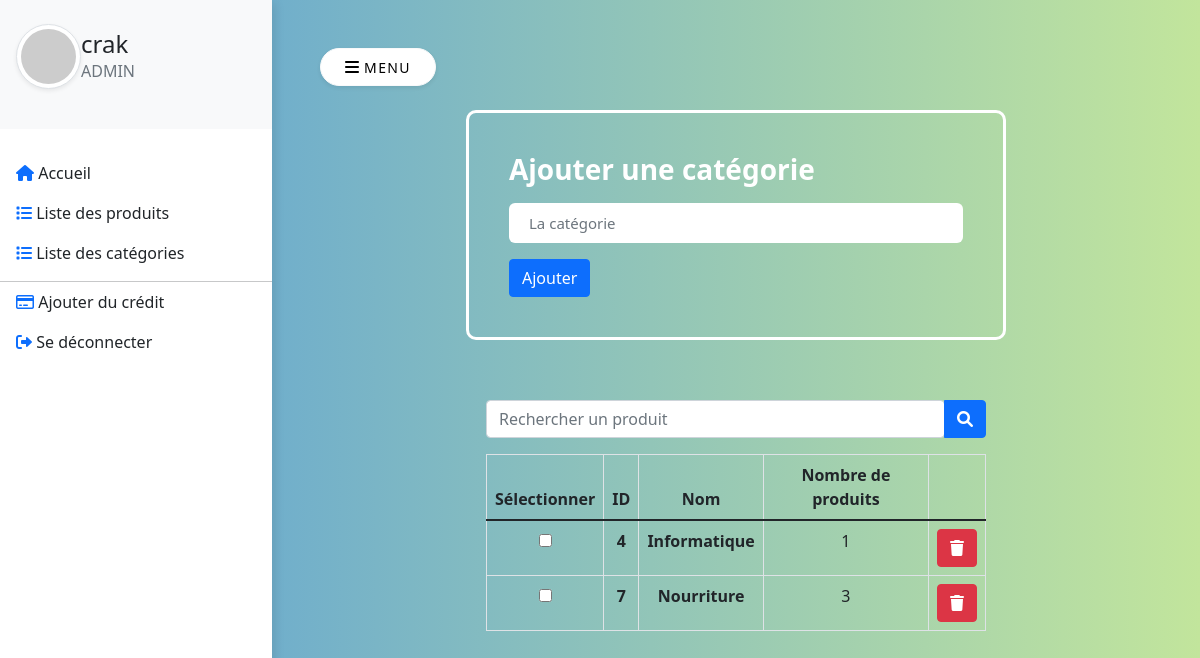
/index.php?p=listeCategories (signed in), run on an earlier commit of the app's database.
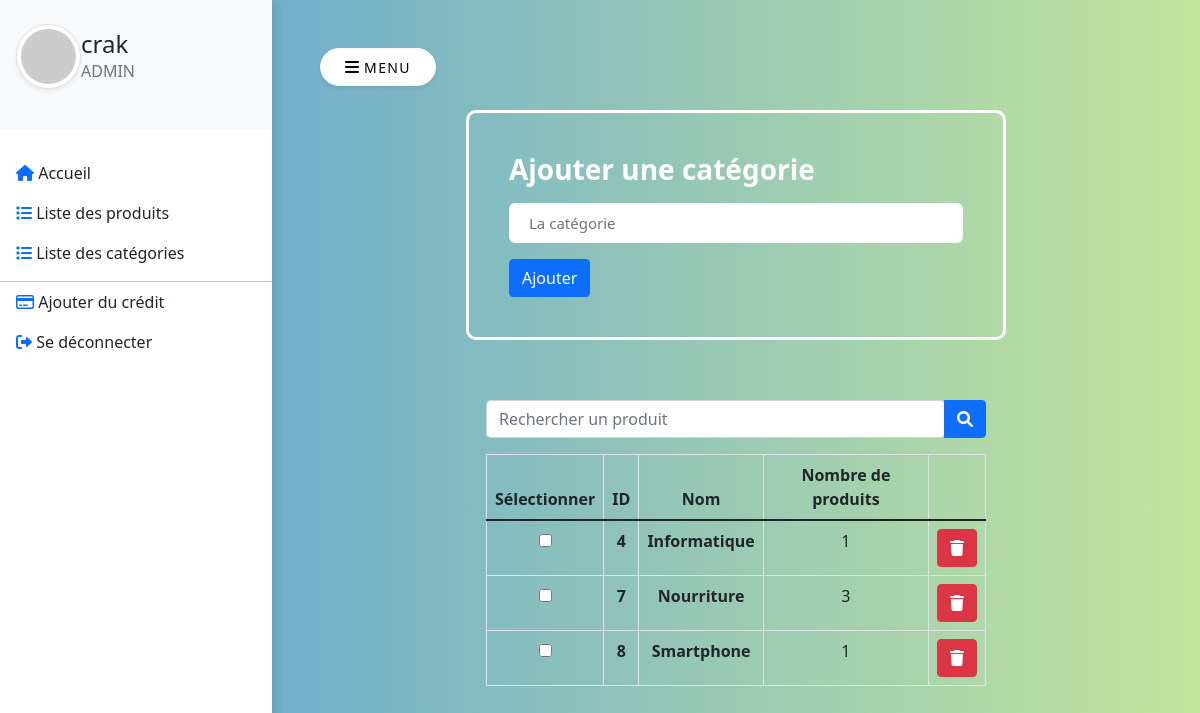
And on a later commit of the database.
### tables this page shows
CREATE TABLE "categorie" (
	"id"	INTEGER NOT NULL,
	"ref"	TEXT NOT NULL UNIQUE,
	PRIMARY KEY("id" AUTOINCREMENT)
);

### BDD/Commun.php (called while the page is built, shortened)
<?php
class Commun {
    protected $pdo;
    function __construct()
    {
        $this->pdo = new PDO('sqlite:../BDD/commerce.db', null, null, [
            PDO::ATTR_ERRMODE => PDO::ERRMODE_EXCEPTION,
            PDO::ATTR_DEFAULT_FETCH_MODE => PDO::FETCH_ASSOC
        ]);
    }
    function getLesCategories(): array
    {
        $req = "SELECT * FROM categorie ORDER by id";
        $p = $this->pdo->query($req);
        return $p->fetchAll();
    }
    function getLesProduitsCategorie(int $idCategorie): array
    {
        $req = "SELECT * FROM produit
                JOIN categorie on categorie.id = produit.idCategorie
                WHERE produit.idCategorie = :idCategorie";
        $p = $this->pdo->prepare($req);
        $p->execute([
            'idCategorie' => $idCategorie
        ]);
        return $p->fetchAll();
    }
}

### pages/admin/listeCategories.php (the view, shortened to what this page needs)
<div class="form-body">
    <div class="row">
        <div class="form-holder">
            <div class="form-content">
                <div class="form-items">
                    <h3>Ajouter une catégorie</h3>
                    <form action="index.php?p=listeCategories" class="requires-validation" method="POST">
                        <div class="col-md-12">
                            <input class="form-control" type="text" name="ref" placeholder="La catégorie" required>
                        </div>
                        <div class="form-button mt-3">
                            <button type="submit" class="btn btn-primary">Ajouter</button>
                        </div>
                    </form>
                </div>
            </div>
            <div class="container-categorie text-center">
                <div class="input-group">
                    <input type="search" class="form-control rounded" id="rechercherProduit" placeholder="Rechercher un produit" />
                    <button type="button" class="btn btn-primary">
                        <i class="fas fa-search"></i>
                    </button>
                </div>
                <form action="index.php?p=supprimerCategorie" method="POST" class="mt-3">
                    <table class="table table-bordered mt-3">
                        <thead>
                            <tr>
                                <th scope="col">Sélectionner</th>
                                <th scope="col">ID</th>
                                <th scope="col">Nom</th>
                                <th scope="col">Nombre de produits</th>
                                <th scope="col"></th>
                            </tr>
                        </thead>
                        <tbody>
                            <?php foreach ($lesCategories as $categorie) :
                                $id = htmlentities($categorie['id']);
                                $ref = htmlentities($categorie['ref']);
                                $nbProduits = (int)count($pdo->getLesProduitsCategorie($id));
                            ?>
                                <tr class="leProduit">
                                    <th scope="row"><input type="checkbox" name="lesCategories[<?= $id ?>]" class="leProduit-supprimer" onchange="selectMultiples(this)"></th>
                                    <th scope="row"><?= $id ?></th>
                                    <th scope="row"><span class="leProduit-nom"><?= $ref ?></span></th>
                                    <td><?= $nbProduits ?></td>
                                    <td>
                                        <a href="index.php?p=supprimerCategorie&id=<?= $id ?>" class="btn btn-danger"><i class="fas fa-trash"></i></a>
                                    </td>
                                </tr>
                            <?php endforeach ?>
                        </tbody>
                    </table>
                </form>
            </div>
        </div>
    </div>
</div>

What changed in the data, as far as the page shows it:
added categorie: id "8", ref "Smartphone", nbProduits "1"
